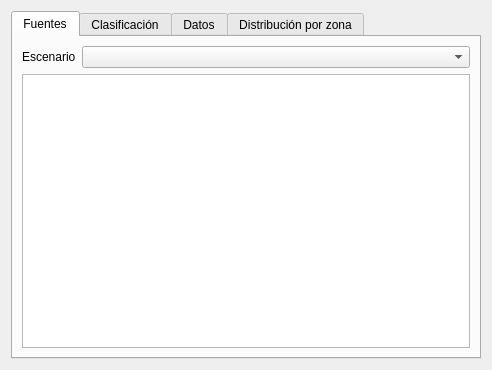
<?xml version="1.0" encoding="UTF-8"?>
<ui version="4.0">
 <class>MapAforoZonaListClass</class>
 <widget class="DataList" name="MapAforoZonaListClass">
  <property name="geometry">
   <rect>
    <x>0</x>
    <y>0</y>
    <width>492</width>
    <height>370</height>
   </rect>
  </property>
  <property name="windowTitle">
   <string>Contribución de contaminantes por aforo y zona</string>
  </property>
  <layout class="QVBoxLayout" name="verticalLayout_2">
   <item>
    <widget class="QTabWidget" name="tablaDatos">
     <property name="currentIndex">
      <number>0</number>
     </property>
     <widget class="QWidget" name="tab">
      <attribute name="title">
       <string>Fuentes</string>
      </attribute>
      <layout class="QVBoxLayout" name="verticalLayout_3">
       <item>
        <layout class="QHBoxLayout" name="horizontalLayout_2">
         <item>
          <widget class="QLabel" name="label">
           <property name="text">
            <string>Escenario</string>
           </property>
          </widget>
         </item>
         <item>
          <widget class="QComboBox" name="comboEscenario">
           <property name="sizePolicy">
            <sizepolicy hsizetype="Preferred" vsizetype="Fixed">
             <horstretch>1</horstretch>
             <verstretch>0</verstretch>
            </sizepolicy>
           </property>
          </widget>
         </item>
        </layout>
       </item>
       <item>
        <widget class="QTableView" name="tablaFuentes"/>
       </item>
      </layout>
     </widget>
     <widget class="QWidget" name="tab_2">
      <attribute name="title">
       <string>Clasificación</string>
      </attribute>
      <layout class="QVBoxLayout" name="verticalLayout_4">
       <item>
        <layout class="QHBoxLayout" name="horizontalLayout_3">
         <item>
          <widget class="QLabel" name="label_2">
           <property name="text">
            <string>Tipo  de clasificación</string>
           </property>
          </widget>
         </item>
         <item>
          <widget class="QComboBox" name="comboTipoClasificacion">
           <property name="sizePolicy">
            <sizepolicy hsizetype="Preferred" vsizetype="Fixed">
             <horstretch>1</horstretch>
             <verstretch>0</verstretch>
            </sizepolicy>
           </property>
          </widget>
         </item>
        </layout>
       </item>
       <item>
        <widget class="QTreeView" name="treeView"/>
       </item>
      </layout>
     </widget>
     <widget class="QWidget" name="tab_4">
      <attribute name="title">
       <string>Datos</string>
      </attribute>
      <layout class="QVBoxLayout" name="verticalLayout_5">
       <item>
        <widget class="QTableView" name="tableView_2"/>
       </item>
      </layout>
     </widget>
     <widget class="QWidget" name="tab_3">
      <attribute name="title">
       <string>Distribución por zona</string>
      </attribute>
      <layout class="QVBoxLayout" name="verticalLayout">
       <item>
        <widget class="QTableView" name="tablaMap">
         <property name="contextMenuPolicy">
          <enum>Qt::CustomContextMenu</enum>
         </property>
         <property name="editTriggers">
          <set>QAbstractItemView::SelectedClicked</set>
         </property>
         <property name="selectionBehavior">
          <enum>QAbstractItemView::SelectRows</enum>
         </property>
        </widget>
       </item>
       <item>
        <layout class="QHBoxLayout" name="horizontalLayout">
         <item>
          <widget class="QPushButton" name="guardar">
           <property name="text">
            <string>Guardar</string>
           </property>
          </widget>
         </item>
         <item>
          <widget class="QPushButton" name="descartar">
           <property name="text">
            <string>Descartar</string>
           </property>
          </widget>
         </item>
         <item>
          <spacer name="horizontalSpacer">
           <property name="orientation">
            <enum>Qt::Horizontal</enum>
           </property>
           <property name="sizeHint" stdset="0">
            <size>
             <width>40</width>
             <height>20</height>
            </size>
           </property>
          </spacer>
         </item>
         <item>
          <widget class="QPushButton" name="elimina">
           <property name="text">
            <string>Eliminar</string>
           </property>
          </widget>
         </item>
         <item>
          <widget class="QPushButton" name="edita">
           <property name="text">
            <string>Editar</string>
           </property>
          </widget>
         </item>
         <item>
          <widget class="QPushButton" name="anade">
           <property name="text">
            <string>Añadir</string>
           </property>
          </widget>
         </item>
        </layout>
       </item>
      </layout>
     </widget>
    </widget>
   </item>
  </layout>
  <action name="insertFromClipboard">
   <property name="text">
    <string>Insertar desde portapapeles</string>
   </property>
  </action>
  <action name="deleteAll">
   <property name="text">
    <string>Borrar todos</string>
   </property>
  </action>
  <action name="surfaceGeneration">
   <property name="text">
    <string>Generar por superficie</string>
   </property>
  </action>
  <action name="one2OneGeneration">
   <property name="text">
    <string>Generar uno a uno</string>
   </property>
  </action>
 </widget>
 <customwidgets>
  <customwidget>
   <class>DataList</class>
   <extends>QWidget</extends>
   <header location="global">widgets/datalist.h</header>
   <container>1</container>
  </customwidget>
 </customwidgets>
 <tabstops>
  <tabstop>tablaMap</tabstop>
  <tabstop>elimina</tabstop>
  <tabstop>edita</tabstop>
  <tabstop>anade</tabstop>
 </tabstops>
 <resources/>
 <connections>
  <connection>
   <sender>tablaMap</sender>
   <signal>customContextMenuRequested(QPoint)</signal>
   <receiver>MapAforoZonaListClass</receiver>
   <slot>showContextMenu(QPoint)</slot>
   <hints>
    <hint type="sourcelabel">
     <x>374</x>
     <y>155</y>
    </hint>
    <hint type="destinationlabel">
     <x>491</x>
     <y>155</y>
    </hint>
   </hints>
  </connection>
 </connections>
</ui>
